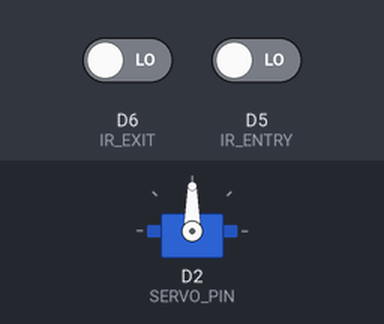
The sketch below on a simulated ESP8266 (NodeMCU). Shown: servo. The inputs (shaded band) are chosen by the test bench; at power-on: D6 (IR_EXIT) LOW, D5 (IR_ENTRY) LOW. WiFi joins after 1.5 s; servers stay silent unless stated.

Above: at 1.85 s.
Timing chart, 0 to 7.3 s (numbered marks = the images above):
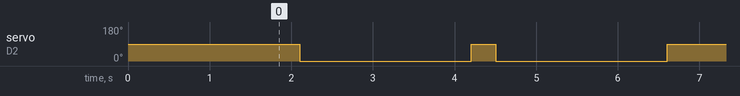

The sketch:

parking_system.ino
```cpp
#define BLYNK_TEMPLATE_ID "TMPL3ffnYkaqt"
#define BLYNK_TEMPLATE_NAME "Smart Parking"
#define BLYNK_AUTH_TOKEN "FiFi_WwJfH_gtoolB-RwPz0KXKS1OZ0A"

#include <ESP8266WiFi.h>
#include <BlynkSimpleEsp8266.h>
#include <Servo.h>

char auth[] = BLYNK_AUTH_TOKEN;
char ssid[] = "Harish";
char pass[] = "987654321";

// Pins
#define IR_ENTRY   D5
#define IR_EXIT    D6
#define SERVO_PIN  D2

// Parking
const int TOTAL_SLOTS = 8;
int availableSlots = TOTAL_SLOTS;

// Servo angles
const int GATE_OPEN_ANGLE  = 0;
const int GATE_CLOSE_ANGLE = 90;

// Flags
bool entryTriggered = false;
bool exitTriggered  = false;
bool gateOpen = false;

// Timing
unsigned long gateOpenedAt = 0;
const unsigned long gateOpenDuration = 2000;

// Sensor cooldown (anti-multiple trigger)
unsigned long lastEntryTime = 0;
unsigned long lastExitTime = 0;
const unsigned long sensorCooldown = 1500; // 1.5 sec

Servo gateServo;
BlynkTimer timer;

// ---------------- FUNCTIONS ----------------

void updateBlynk(String statusText) {
  Blynk.virtualWrite(V0, availableSlots);
  Blynk.virtualWrite(V1, TOTAL_SLOTS - availableSlots);
  Blynk.virtualWrite(V2, statusText);
}

void openGate() {
  gateServo.write(GATE_OPEN_ANGLE);
  gateOpen = true;
  gateOpenedAt = millis();
}

void closeGate() {
  gateServo.write(GATE_CLOSE_ANGLE);
  gateOpen = false;
  updateBlynk("Gate Closed");
}

void handleEntry() {
  if (availableSlots > 0) {
    availableSlots--;
    openGate();
    updateBlynk("Car Entered");
    Blynk.logEvent("car_entry", "A car entered the parking area.");
  } else {
    updateBlynk("Parking Full");
    Blynk.logEvent("parking_full", "Parking is full. Entry denied.");
  }
}

void handleExit() {
  if (availableSlots < TOTAL_SLOTS) {
    availableSlots++;
  }

  openGate();
  updateBlynk("Car Exited");
  Blynk.logEvent("car_exit", "A car exited the parking area.");
}

// ----------- SENSOR CHECK (STABLE VERSION) -----------

void checkSensors() {
  bool entryState = (digitalRead(IR_ENTRY) == LOW);
  bool exitState  = (digitalRead(IR_EXIT) == LOW);

  unsigned long currentMillis = millis();

  // ENTRY
  if (entryState && !entryTriggered && !gateOpen &&
      (currentMillis - lastEntryTime > sensorCooldown)) {

    entryTriggered = true;
    lastEntryTime = currentMillis;
    handleEntry();
  }

  if (!entryState) {
    entryTriggered = false;
  }

  // EXIT
  if (exitState && !exitTriggered && !gateOpen &&
      (currentMillis - lastExitTime > sensorCooldown)) {

    exitTriggered = true;
    lastExitTime = currentMillis;
    handleExit();
  }

  if (!exitState) {
    exitTriggered = false;
  }
}

// ----------- GATE AUTO CLOSE -----------

void manageGate() {
  if (gateOpen && (millis() - gateOpenedAt >= gateOpenDuration)) {
    closeGate();
  }
}

// ---------------- SETUP ----------------

void setup() {
  Serial.begin(115200);

  pinMode(IR_ENTRY, INPUT);
  pinMode(IR_EXIT, INPUT);

  gateServo.attach(SERVO_PIN);
  closeGate();

  Blynk.begin(auth, ssid, pass);

  timer.setInterval(300L, checkSensors);
  timer.setInterval(100L, manageGate);

  updateBlynk("System Ready");
}

// ---------------- LOOP ----------------

void loop() {
  Blynk.run();
  timer.run();
}
```

Measured:
- by itself, servo on D2 (SERVO_PIN): alternates 90° for 0.30 s and 0° for 2.1 s, 4 changes in all, then stays 90°
